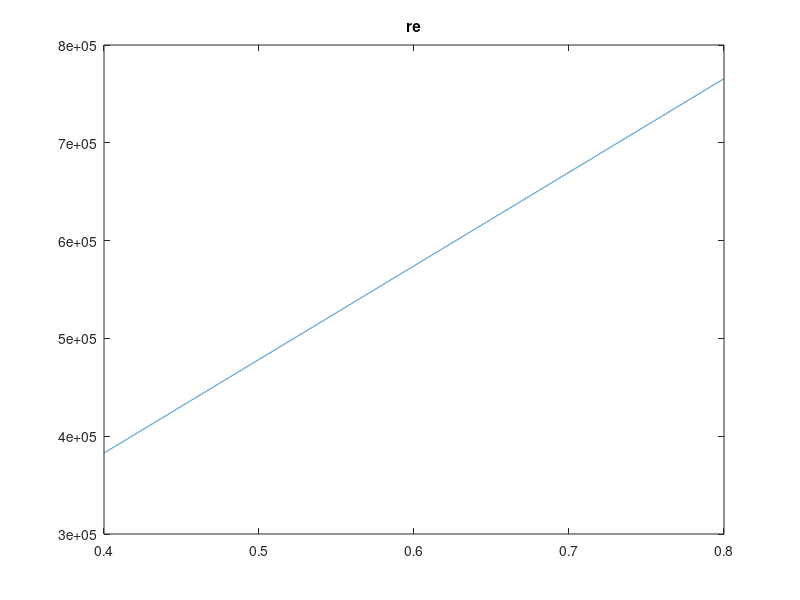
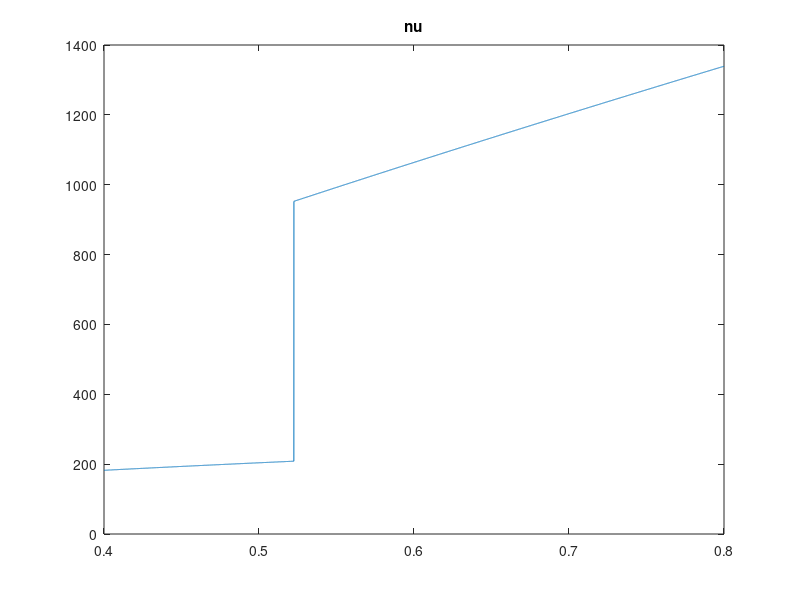
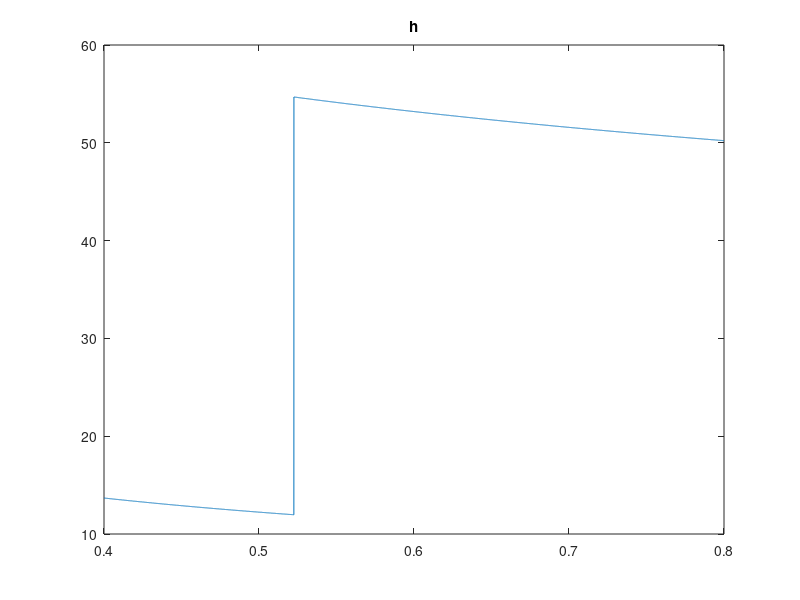
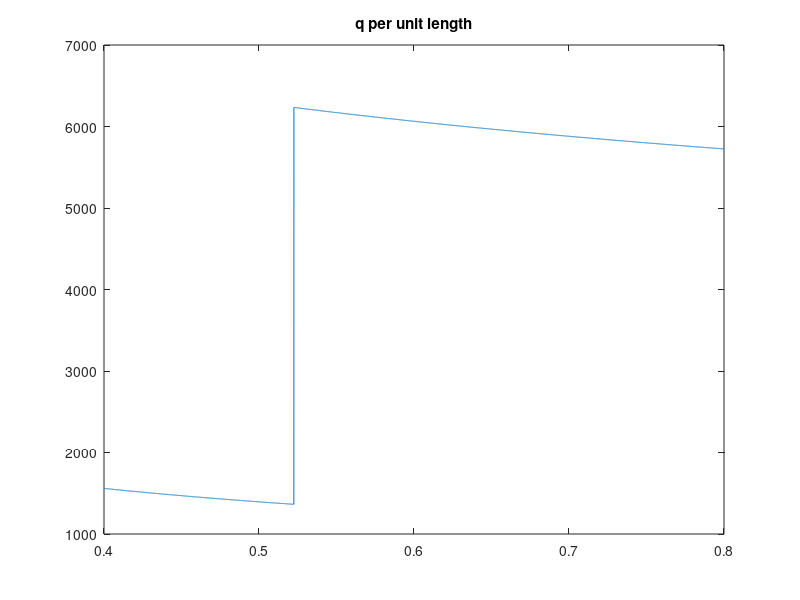

MATLAB code for these plots, in order:
x = linspace(.4,.8,10000);  %subdivide the plate section into 10000 points
re = (20/(20.9*10^-6)) .* x; %calculate re (making note it doesn't start at zero)
nu = zeros(10000,1);
pr = .7;
kf = .03;
dt = 134-20; %ts - t_inf
for i = 1:10000
    if re(i) < 5*10^5 %checks if the re is past the critical value
        nu(i) = .332*sqrt(re(i))*pr^(1/3); %use relations from flow chart
    else
        nu(i) = .0296 * re(i)^(4/5) * pr ^(1/3);
    end
end
h = zeros(10000,1);
for i = 1:10000
    h(i) = (nu(i) * kf)/x(i); %calculate h at every point
end
q_l = h.*dt; %this is heat transfer per unit length
q = trapz(q_l,x) * .5; %intergrate with respect to length then multiply by width 
%for heat transfer of the section
figure
plot(x,re);
title("re");
figure
plot(x,nu);
title("nu");
figure
plot(x,h);
title("h");
figure
plot(x,q_l);
title("q per unit length");
disp(q);
    